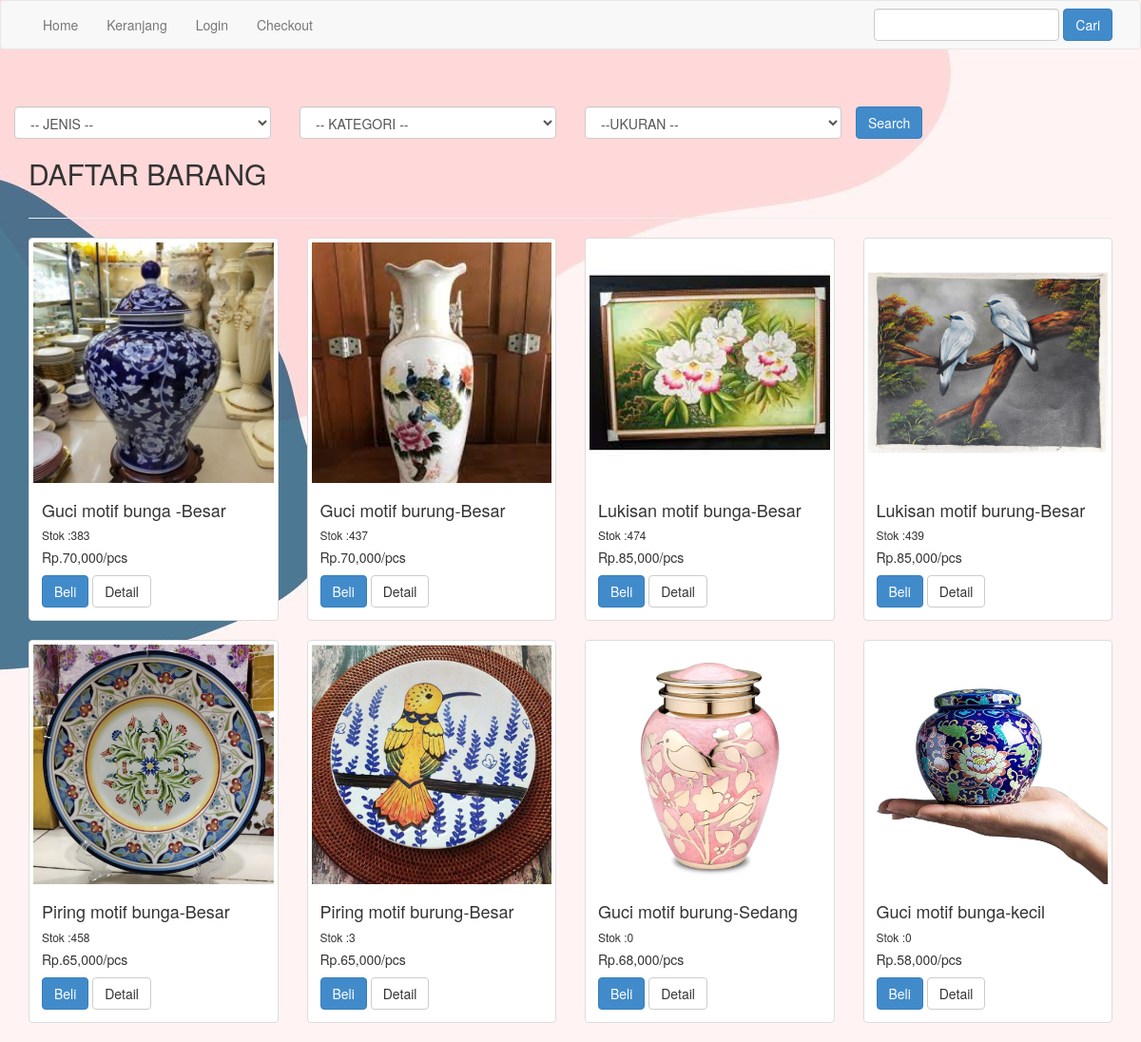
The app's page /cbcb.php with its own data.
### tables this page shows
CREATE TABLE `barang` (
  `id_barang` varchar(11) NOT NULL,
  `nama_barang` varchar(30) NOT NULL,
  `photo` varchar(100) NOT NULL,
  `harga` int(11) NOT NULL,
  `stok` int(11) NOT NULL,
  `id_jenis` varchar(11) NOT NULL,
  `id_kategori` varchar(11) NOT NULL,
  `id_satuan` varchar(11) NOT NULL,
  `id_ukuran` varchar(11) NOT NULL
);

CREATE TABLE `ukuran` (
  `id_ukuran` varchar(11) NOT NULL,
  `ket_ukuran` varchar(11) NOT NULL
);

CREATE TABLE `satuan_barang` (
  `id_satuan` varchar(11) NOT NULL,
  `ket_satuan` varchar(11) NOT NULL
);

### cbcb.php (the view, shortened to what this page needs)
<?php
$db_host = "localhost";
$db_user = "root";
$db_pass = "";
$db_name = "awalldecoration_store";
$koneksi = mysqli_connect($db_host, $db_user, $db_pass, $db_name);
$strw = "";
    $query = "SELECT * FROM `barang`
	inner join ukuran on barang.id_ukuran=ukuran.id_ukuran
	inner join satuan_barang on barang.id_satuan=satuan_barang.id_satuan
			 inner join kategori_barang on barang.id_kategori=kategori_barang.id_kategori inner join jenis_barang
			 on barang.id_jenis=jenis_barang.id_jenis
    $strw";
    $result=mysqli_query($koneksi,$query);
?>
<!DOCTYPE html>
<html>
<head>
	<link rel="stylesheet" href="admin/assets/css/bootstrap.css">
</head>
<BODY STYLE="BACKGROUND-IMAGE:URL(indexx.jpg)">
<?php include'menu.php'?>
<section class="konten">
	<div class="container">
	<div class="row">
        <form action="cbcb.php" method="GET">
		<br></br>
          <div class="row">
            <div class="col-sm">
			<div class="col-md-12 col-lg-3 products-number-sort" >
				<div class="products-sort-by mt-3 mt-lg-0" width="15">
					  <select name="jenis" class="form-control" >
						<option selected disabled>-- JENIS -- </option>
						</select>
                      </div></div>
				<div class="col-md-12 col-lg-3 products-number-sort">
				<div class="products-sort-by mt-3 mt-lg-0">
					  <select name="kategori" class="form-control">
						<option selected disabled>-- KATEGORI -- </option>
						</select>
                      </div></div>
				<div class="col-md-12 col-lg-3 products-number-sort">
				<div class="products-sort-by mt-3 mt-lg-0">
					  <select name="ukuran" class="form-control">
						<option selected disabled>--UKURAN -- </option>
						</select>
                      </div></div>
          <div class="row">
            <div class="col-sm">
              <input type="submit" class="btn btn-primary mb-4" name="submit" value="Search">
            </div>
          </div>
        </form>
    </div>
<section class="konten">
	<div class="container">
		<div class="row">
    <div class="col-lg-12">
        <h2>DAFTAR BARANG</h2>
</div>
    </div>
<hr />
		<div>
		<div class="row">
			<?php while($row = mysqli_fetch_assoc($result)) { ?>
			<div class="col-md-3" >
				<div class="thumbnail">
					<img src="photo/<?php echo $row['photo'];?>" width="300" height="300">
					<div class="caption">
						<h4> <?php echo $row['nama_barang'];?>-<?php echo $row['ket_ukuran'];?></h4>
						<h6> Stok :<?php echo $row['stok'];?></h6>
						<h5> Rp.<?php echo number_format($row['harga']);?>/<?php echo $row['ket_satuan'];?></h5>
			<a href="transaksi.php?id=<?php echo $row['id_barang'];?>" class="btn btn-primary"> Beli</a>
			<a href="detail.php?id=<?php echo $row["id_barang"]?>" class="btn btn-default"> Detail</a>
					</div>
				</div>
			</div>
			<?php }?>
	</div>
</section>
</body>
</html>

### records on screen
barang: photo (picture), nama_barang "Guci motif bunga", id_ukuran.ket_ukuran "Besar", stok "383", harga "70,000", id_satuan.ket_satuan "pcs"
barang: photo (picture), nama_barang "Guci motif burung", id_ukuran.ket_ukuran "Besar", stok "437", harga "70,000", id_satuan.ket_satuan "pcs"
barang: photo (picture), nama_barang "Lukisan motif bunga", id_ukuran.ket_ukuran "Besar", stok "474", harga "85,000", id_satuan.ket_satuan "pcs"
barang: photo (picture), nama_barang "Lukisan motif burung", id_ukuran.ket_ukuran "Besar", stok "439", harga "85,000", id_satuan.ket_satuan "pcs"
barang: photo (picture), nama_barang "Piring motif bunga", id_ukuran.ket_ukuran "Besar", stok "458", harga "65,000", id_satuan.ket_satuan "pcs"
barang: photo (picture), nama_barang "Piring motif burung", id_ukuran.ket_ukuran "Besar", stok "3", harga "65,000", id_satuan.ket_satuan "pcs"
barang: photo (picture), nama_barang "Guci motif burung", id_ukuran.ket_ukuran "Sedang", stok "0", harga "68,000", id_satuan.ket_satuan "pcs"
barang: photo (picture), nama_barang "Guci motif bunga", id_ukuran.ket_ukuran "kecil", stok "0", harga "58,000", id_satuan.ket_satuan "pcs"
